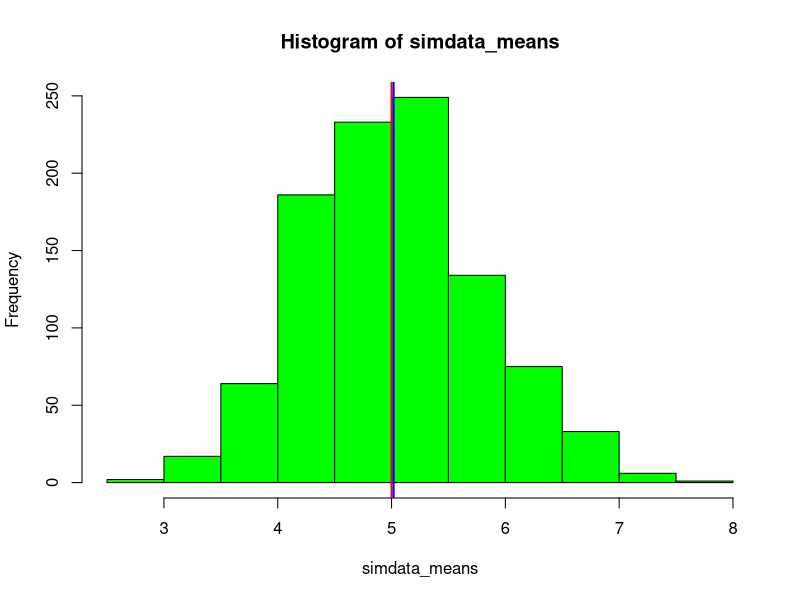
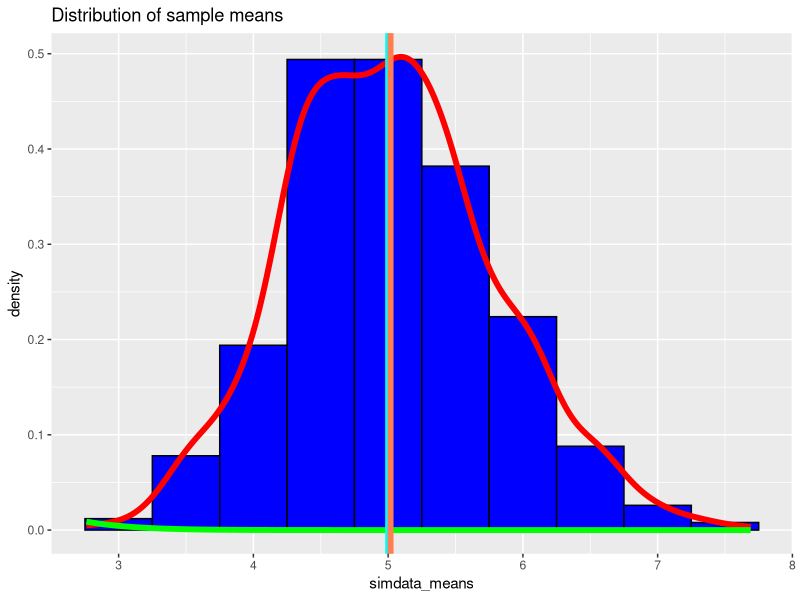

Generate these figures, in order, with R:
## ---- chunk 1
### loading ggplot2 for plotting
library(ggplot2)

nsim <- 1000
n <- 40
lambda <- 0.2

### Create a matrix with 1000 simuations each with 40 exp generated. 
simdata <- matrix(rexp(nsim*n, rate=lambda), nsim)

### /Calculate the mean of the 40 exp of 1000 simuations
simdata_means <- apply(simdata, 1, mean)

## ---- chunk 2
### Calculate theoretical mean 
t_mean <- 1/lambda
t_sd <- 1/lambda/sqrt(n)
print (paste("Theoretical mean of the distribution = ", t_mean))
## ---- chunk 3
### Calculate the sample mean of the distribution based on simulation
s_mean <- round(mean(simdata_means), 3)

print (paste("Sample mean of the distribution based on simulation = ", s_mean))
## ---- chunk 4
### Sample mean Vs theoretical mean 
hist(simdata_means, col = "green")
abline(v=t_mean, col="red", lwd=2)
abline(v=s_mean, col="blue", lwd=2)
## ---- chunk 5
### Calculate the theoretical variance of the distribution
t_var <- (1/lambda)^2/n

print (paste("Theoretical variance = ", t_var))
print (paste("Theoretical standard deviation = ", round(t_sd, 3)))
## ---- chunk 6
### Calculate the sample variance
s_var <- round(var(simdata_means), 3)
s_sd <- sqrt(s_var)
print (paste("Sample variance based on simulation = ", s_var))
print (paste("Sample standard deviation based simuation = ", round(s_sd,3)))
## ---- chunk 7
data <- data.frame(simdata_means)
ggplot(data, aes(x=simdata_means)) + geom_histogram(aes(y=..density..), col="black", fill="blue", binwidth =0.5) + geom_density(color = "red", size = 2) + stat_function(fun=dnorm, arg = list(mean=t_mean, sd = t_sd), col = "green", size = 2) +  ggtitle("Distribution of sample means") + geom_vline(xintercept = t_mean, col = "cyan", lwd=2) + geom_vline(xintercept=s_mean, col="coral", lwd=2, type=2)

 
